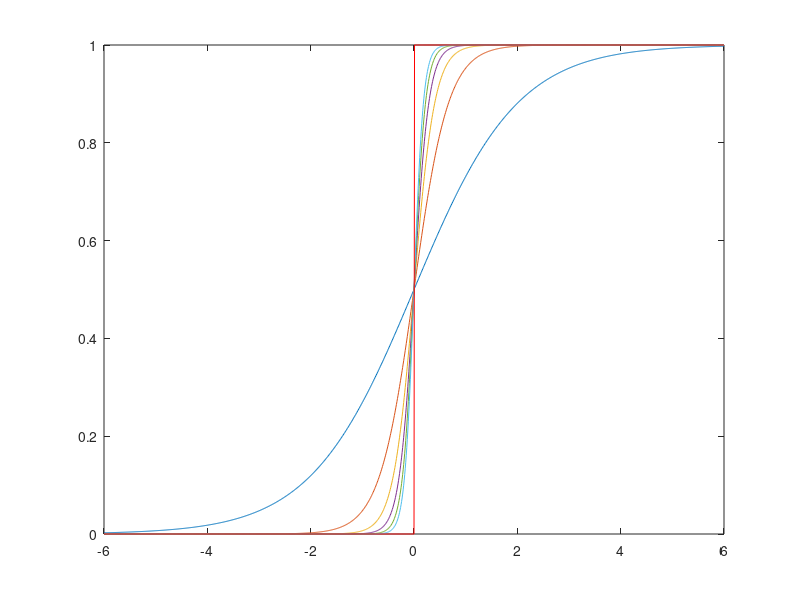

This chart was generated by the following MATLAB code: (Note: this script raises an error after producing the figure.)
% Função degrau
x = (-6:0.01:6)';
n=length(x);
L=(1:2:11)';

a=zeros(n,6);
for i=1:6
    a(:,i)=1./(1+exp(-L(i).*x));
end

figure(1);
plot(x,a,x,x>0,'r');
legend(num2str(L),'degrau');


%% Acho que já é para fazer outra coisa... 
clc
w = [-1 1 0];
[x1,x2] = meshgrid(-5:0.1:5);
% A = w(1).*x1+w(2).*x2 +w(3);        %função da reta
D = w(1).*x1+w(2).*x2 +w(3); 
lambeda = -1;
A=1./(1+exp(lambeda*D));             

figure(2);
surf(x1,x2,(D>0)+randn(101).*0.001);
hold on;
surf(x1,x2,A);
hold off;

